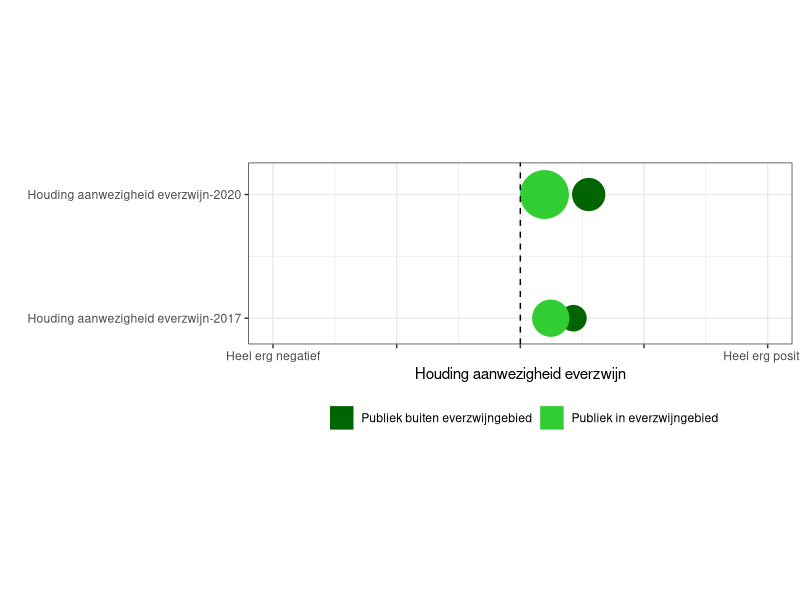
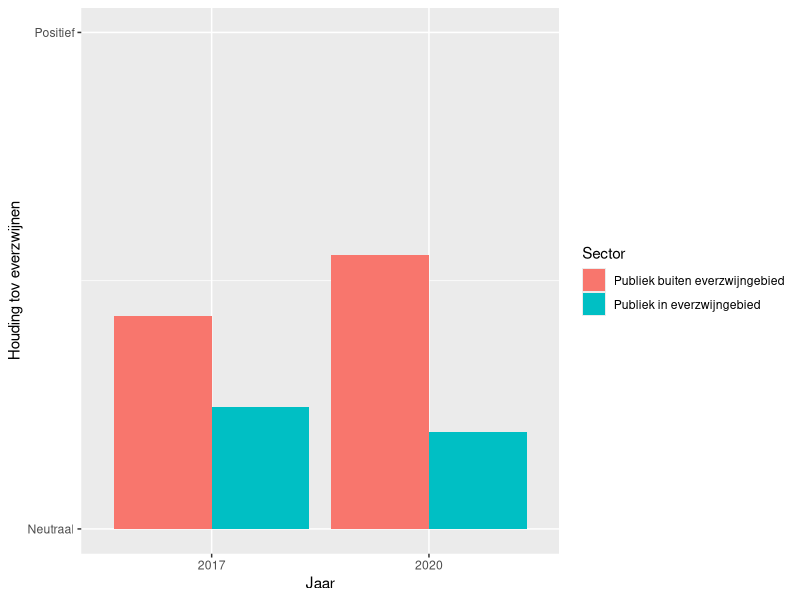
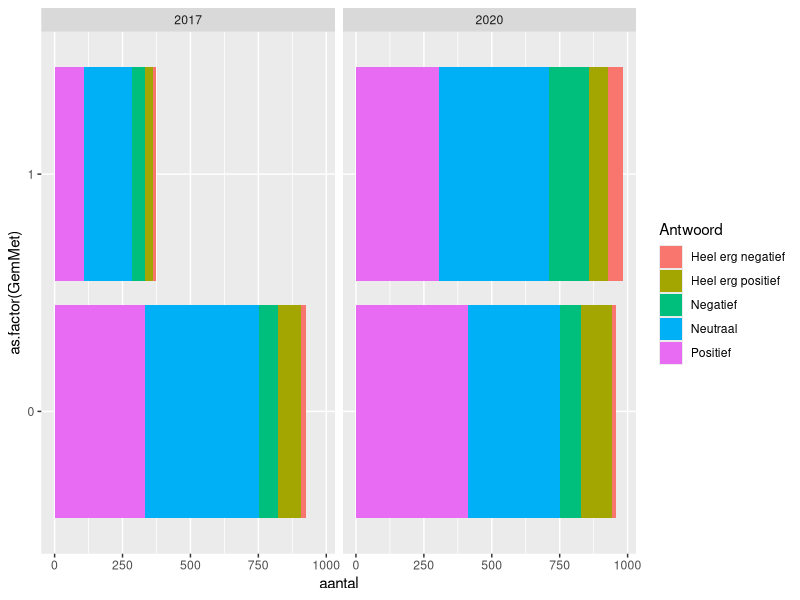
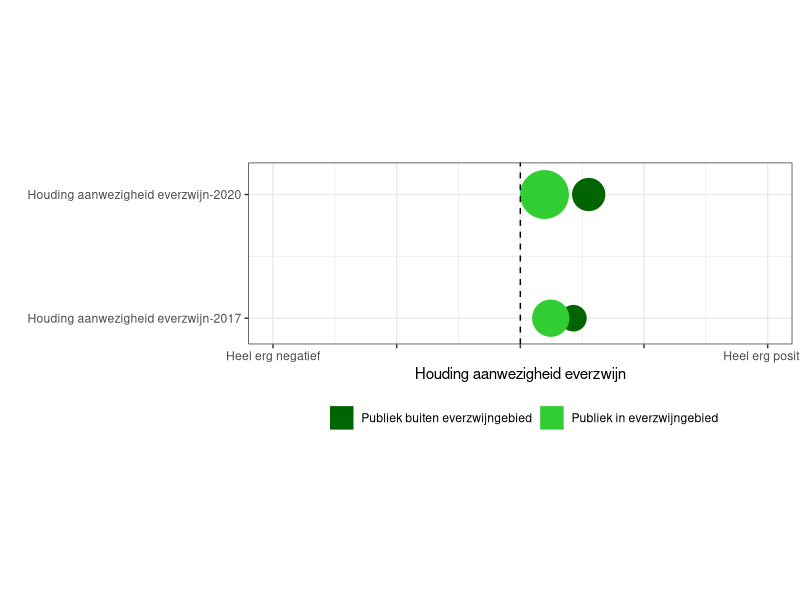
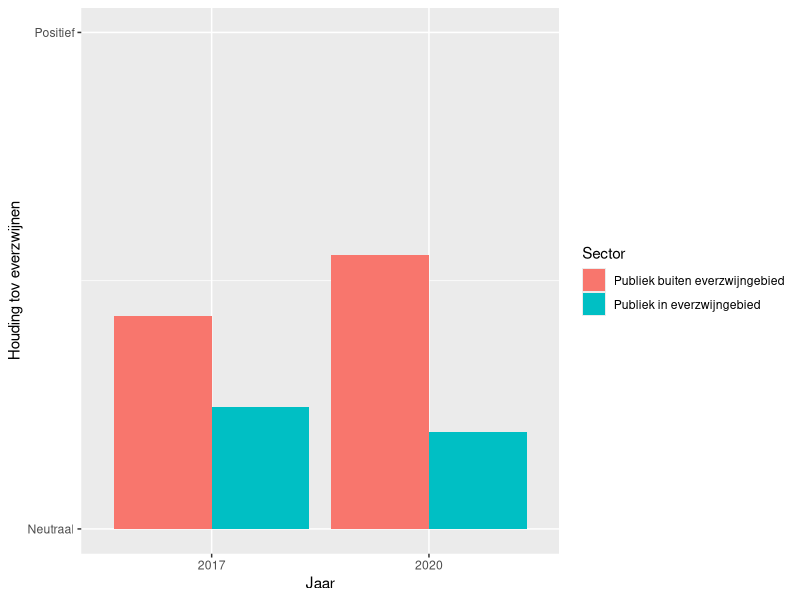

Source code (R) for these figures, in order:
## ---- chunk 1
library(tidyverse)
library(ggplot2)
library(ggforce)
## ---- chunk 2
Houding_data <- read.csv("./dashboard/input/maatschappelijke_draagkracht/F14_1.csv",
                         sep = ",",
                         header = TRUE)

Houding_data$Question_label <- as.factor(Houding_data$Question_label)
Houding_data$group <- as.factor(Houding_data$group)

schaalfactor <- 1

## ---- chunk 3
PCI_plot_houding <- ggplot(Houding_data) + 
  geom_point(aes(x = meanAnswer, 
                 y = as.numeric(group)/schaalfactor, colour = Sector))+  
  geom_circle(aes(x0 = meanAnswer, 
                  y0 = as.numeric(group)/schaalfactor, 
                  r = pci2,
                  colour = Sector,
                  fill = Sector )) +
  scale_x_continuous(name = "Houding aanwezigheid everzwijn",
                     limits = c(-2,2),
                     labels = c("Heel erg negatief", "", "", "", "Heel erg positief")) + 
  scale_y_continuous(name ="",
                     breaks = unique(as.numeric(Houding_data$group)/schaalfactor),
                     labels = unique(Houding_data$group)) + 
  coord_fixed() +
  scale_fill_manual(name = "",
                    values = c("darkgreen", "limegreen", "darkblue", "lightblue")) + 
  scale_color_manual(name = "",
                     values = c("darkgreen", "limegreen", "darkblue", "lightblue")) +
  geom_vline(xintercept = 0, color = "black", linetype = "dashed")+
  theme_bw() +
  theme(legend.position = 'bottom')
  

PCI_plot_houding

ggsave(plot = PCI_plot_houding, 
       filename =  "./dashboard/interim/houding_optie1.jpeg", 
       width = 24, 
       height = 14, 
       units = "cm")
## ---- chunk 4
plot_houding <- ggplot(data = Houding_data,
                       aes(x = as.factor(Year),
                           y = meanAnswer,
                           fill = Sector)) +
  geom_bar(stat = "identity", 
           position = "dodge")  +
  labs(y = "Houding tov everzwijnen",
       x = "Jaar") +
  scale_y_continuous(limits = c(0, 1),
                     breaks = c(0,1),
                     labels = c("Neutraal", "Positief"))


plot_houding

ggsave(plot = plot_houding, 
       filename =  "./dashboard/interim/houding_optie2.jpeg", 
       width = 24, 
       height = 14, 
       units = "cm")
## ---- chunk 5
Data_houding <- read.csv("./dashboard/input/maatschappelijke_draagkracht/F14_1_data.csv")
## ---- chunk 6
plot_houding <- ggplot(data = Data_houding[order(Data_houding$Score), ],
                           aes(x = aantal,
                               y = as.factor(GemMet),
                               fill = Antwoord)) +
  geom_bar(stat = "identity", 
           position = "stack") +
  facet_wrap(~ Year)

plot_houding
